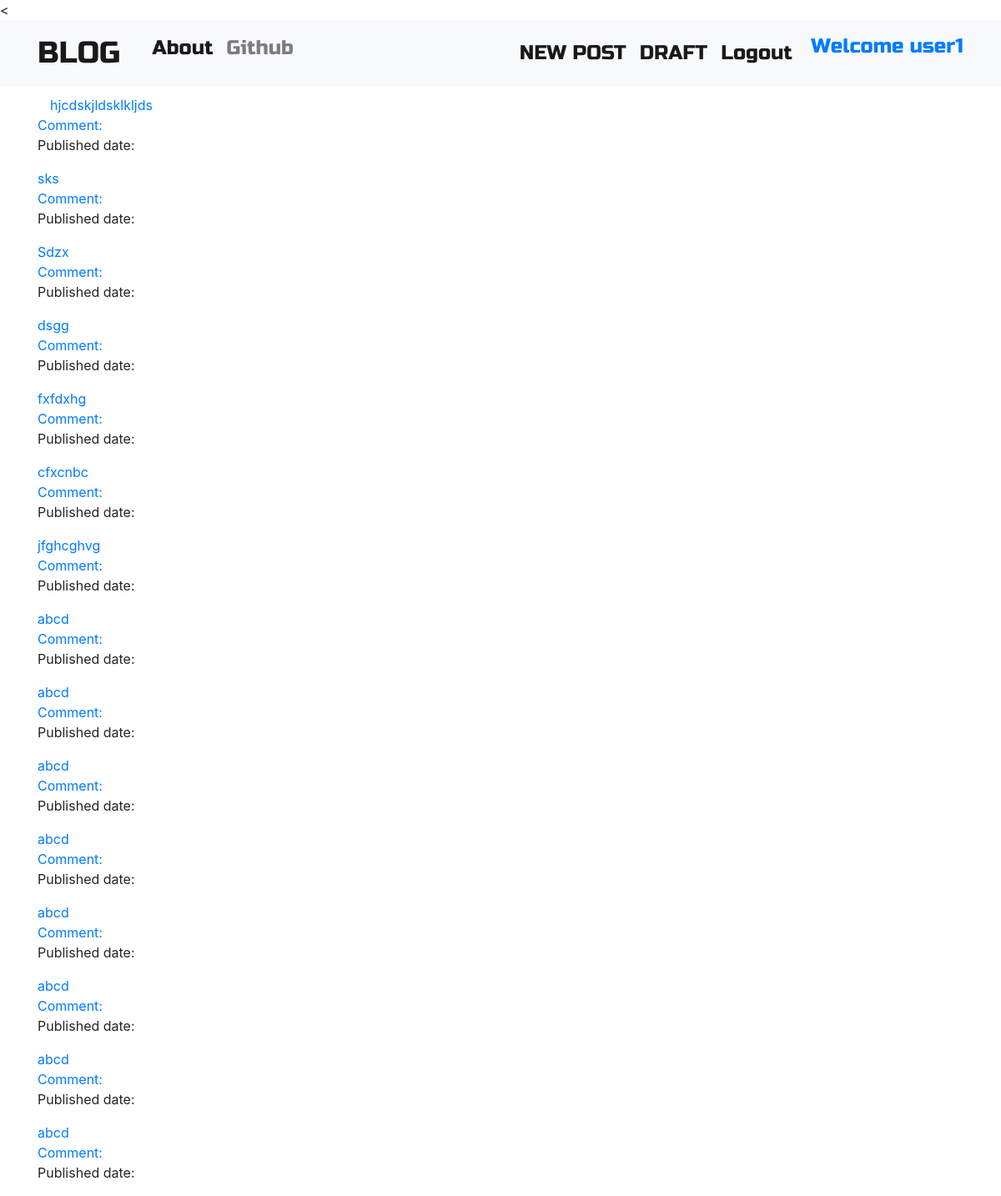
The app's page /draft/ (signed in) with its own data.
### blog/models.py (models this page shows, shortened)
class Post(models.Model):
    author = models.ForeignKey('auth.user', on_delete=models.CASCADE)
    title = models.CharField(max_length=200)
    text = models.TextField(max_length=200)
    created_date = models.DateTimeField(default=timezone.now())
    published_date = models.DateTimeField(blank=True,null=True)

### blog/views.py (the view)
# urls.py: path("draft/",  views.DraftPostView.as_view(), name="post_draft_list"),
class DraftPostView(LoginRequiredMixin,ListView):
    login_url = '/login/'
    redirect_field_name='blog/post_list.html'
    model = Post
    def  get_queryset(self):
        return Post.objects.filter(published_date__isnull=True).order_by('-created_date')

### blog/templates/blog/post_list.html
{% extends "blog/base.html" %}
{% block content%}
<div class="container">
{% for post in post_list  %}
<a href="{% url 'post_detail' pk=post.pk %}">{{ post.title }}</a>
</div>
<a href="{% url 'post_detail' pk=post.pk %}">Comment:{{ post.approved_comments.count }}</a>
<div class="date">
<p> Published date: {{ post.published_date|date:"D M Y" }}</p>
{% endfor %}
</div>
{% endblock %}

### blog/templates/blog/base.html (shortened to what this page needs)
<!DOCTYPE html>
{% load staticfiles %}
<html lang="en">
<head>
    <link rel="stylesheet" href="https://stackpath.bootstrapcdn.com/bootstrap/4.3.1/css/bootstrap.min.css">
    <link rel="stylesheet" href="//cdn.jsdelivr.net/npm/medium-editor@latest/dist/css/medium-editor.min.css" type="text/css" media="screen" charset="utf-8">
    <link rel="stylesheet" href="{% static 'css/blog.css' %}">
</head>
<body class="loader">
    <nav class="navbar navbar-expand-lg navbar-light bg-light navbar-fixed-top mr-auto techfont">
      <div class="container">
      <ul class="nav navbar-nav navbar-left">
      <li>
        <a class="navbar-brand bigbrand" href="{% url 'post_list' %}" >BLOG</a>&nbsp;&nbsp;
      </li>
        <li class="nav-item active">
            <a class="nav-link" href="{% url 'about' %}">About</a>
        </li>
      <li class="nav-item">
        <a class="nav-link" href="https://www.github.com">Github</a>
      </li>
      </ul>
    <ul class="nav navbar-nav navbar-right">
        {% if user.is_authenticated %}
        <li class="nav-item"><a class="nav-link active text" href="{% url 'post_new' %}">NEW POST</a></li>
        <li class="nav-item"><a class="nav-link active" href="{% url 'post_draft_list' %}">DRAFT</a></li>
        <li class="nav-item"><a class="nav-link active" href="{% url 'logout' %}" class="navbar-brand">Logout</a></li>&nbsp;&nbsp;
        <li><a class="up nav navbar-nav navbar-right"href="">Welcome&nbsp;{{ user.username }}</a></li>
        {% else %}
        <li><a href="{% url 'login' %}" class="nav navbar-nav navbar-right">Login</a></li>
        {% endif%}
        </div>
</nav>
  <div class="content container">
    <div class="row">
      <div class="col-md-8">
        <div class="blog_posts">
        {% block content %}
        {% endblock %}
        </div>
      </div>
    </div>
  </div>
</body>
</html>

### blog/static/css/blog.css (style rules this page uses)
.techfont { font-family: 'Russo One', sans-serif; font-size: 1.5em; margin-bottom: 10px; }
.bigbrand { font-size: 1.5em; }
.text { color: linear-gradient(45deg, rgba(8, 231, 127, 0.404), rgb(8, 130, 236)); }
.up { padding-right: 0px; }
.loader { filter: hue-rotate(0deg); color: linear-gradient(45deg, rgba(8, 231, 127, 0.404), rgb(8, 130, 236)); animation: hue 5000ms infinite linear; }

### records on screen
Post: title "hjcdskjldsklkljds"
Post: title "sks"
Post: title "Sdzx"
Post: title "dsgg"
Post: title "fxfdxhg"
Post: title "cfxcnbc"
Post: title "jfghcghvg"
Post: title "abcd"
Post: title "abcd"
Post: title "abcd"
Post: title "abcd"
Post: title "abcd"
Post: title "abcd"
Post: title "abcd"
Post: title "abcd"

### other values on screen
{{ user.username }} "user1"
